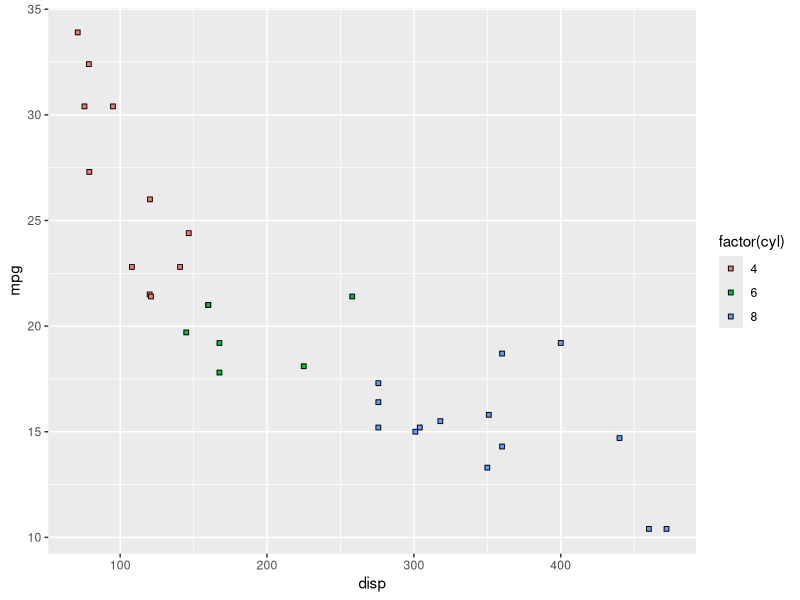
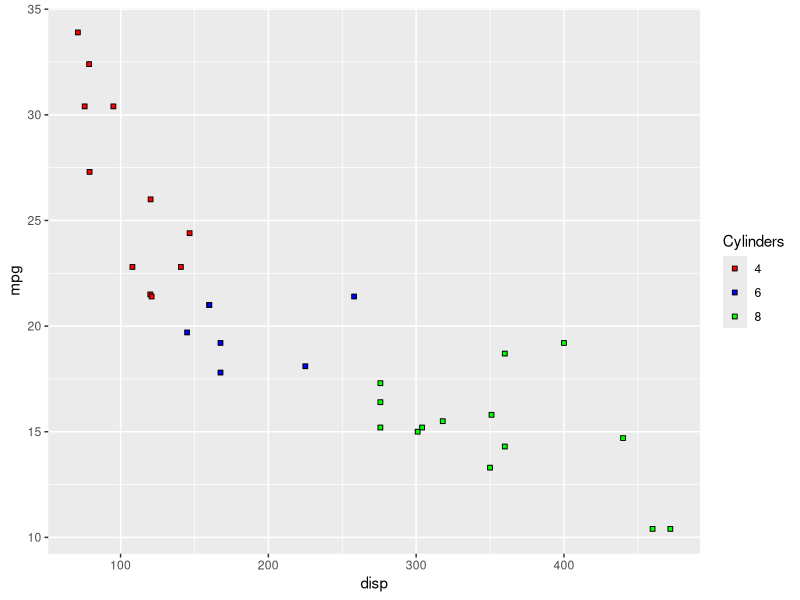
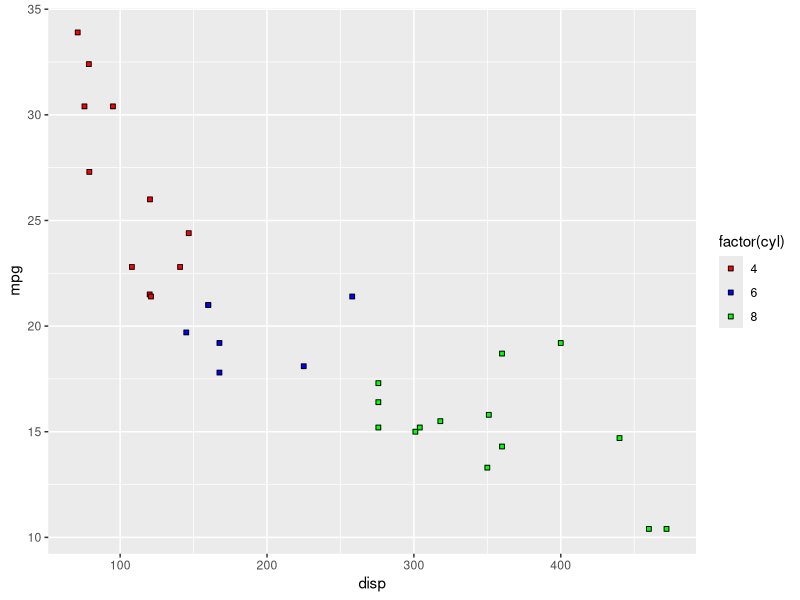
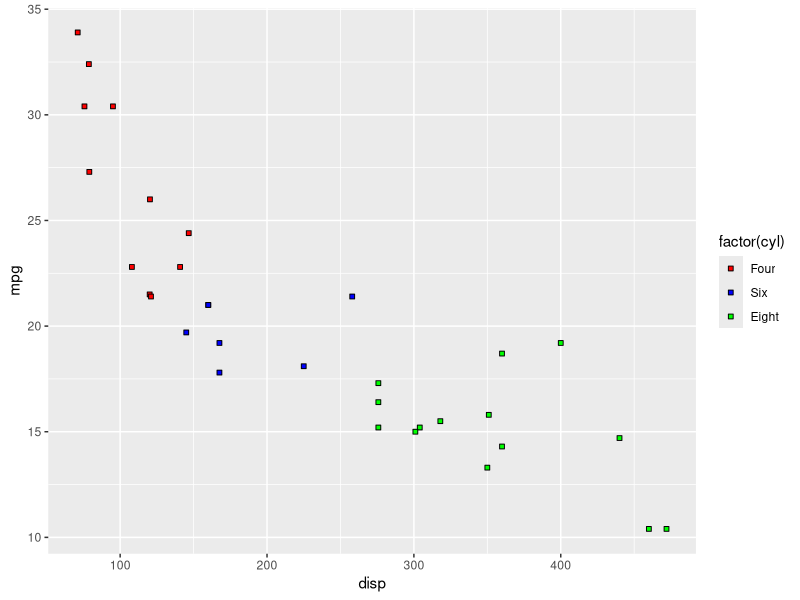
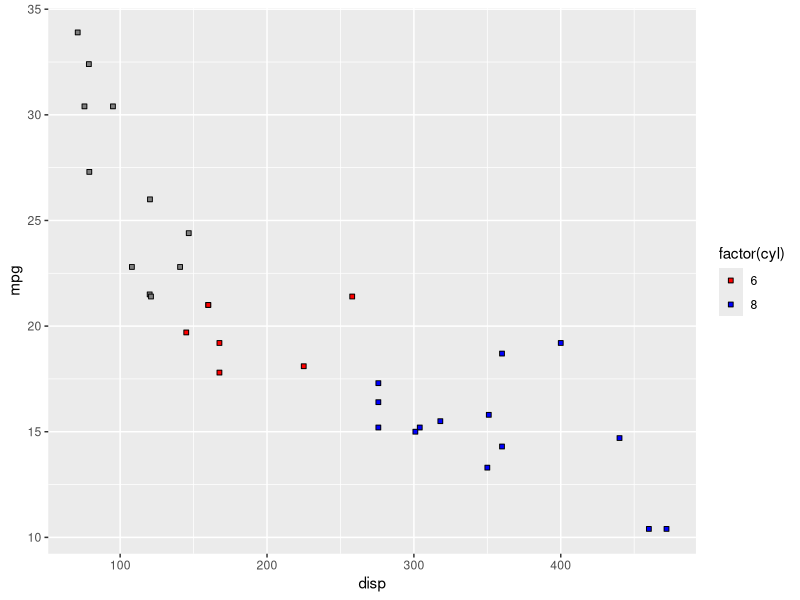
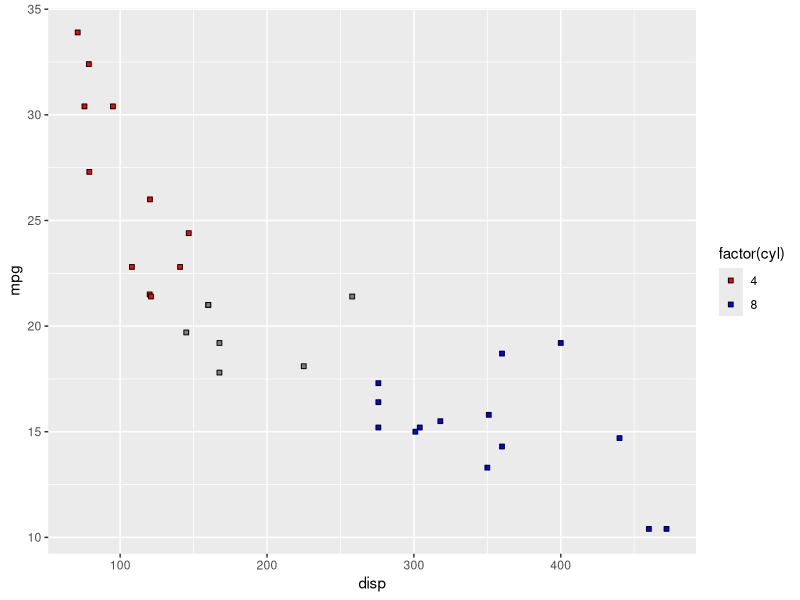
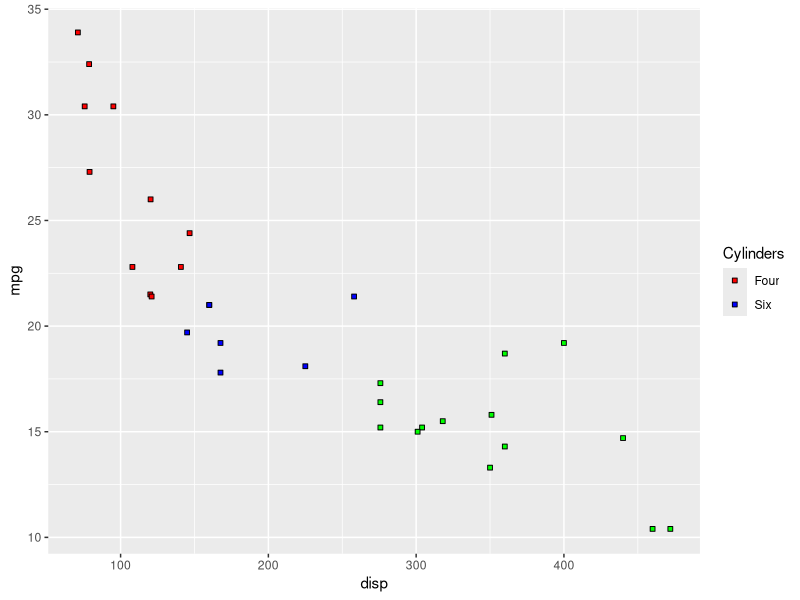

These charts were generated, in order, by the following R code:
## ---- chunk 1
library(ggplot2)
library(dplyr)
library(tidyr)
## ---- chunk 2
ggplot(mtcars) +
  geom_point(aes(disp, mpg, fill = factor(cyl)), shape = 22)
## ---- chunk 3
ggplot(mtcars) +
  geom_point(aes(disp, mpg, fill = factor(cyl)), shape = 22) +
  scale_fill_manual(name = "Cylinders", 
    values = c("red", "blue", "green"))
## ---- chunk 4
ggplot(mtcars) +
  geom_point(aes(disp, mpg, fill = factor(cyl)), shape = 22) +
  scale_fill_manual(values = c("red", "blue", "green"))
## ---- chunk 5
ggplot(mtcars) +
  geom_point(aes(disp, mpg, fill = factor(cyl)), shape = 22) +
  scale_fill_manual(values = c("red", "blue", "green"),
    labels = c('Four', 'Six', 'Eight'))
## ---- chunk 6
ggplot(mtcars) +
  geom_point(aes(disp, mpg, fill = factor(cyl)), shape = 22) +
  scale_fill_manual(values = c("red", "blue", "green"),
    limits = c(6, 8))
## ---- chunk 7
ggplot(mtcars) +
  geom_point(aes(disp, mpg, fill = factor(cyl)), shape = 22) +
  scale_fill_manual(values = c("red", "blue", "green"),
    breaks = c(4, 8))
## ---- chunk 8
ggplot(mtcars) +
  geom_point(aes(disp, mpg, fill = factor(cyl)), shape = 22) +
  scale_fill_manual(name = "Cylinders", values = c("red", "blue", "green"),
    labels = c('Four', 'Six', 'Eight'), limits = c(4, 6, 8), breaks = c(4, 6, 8))
